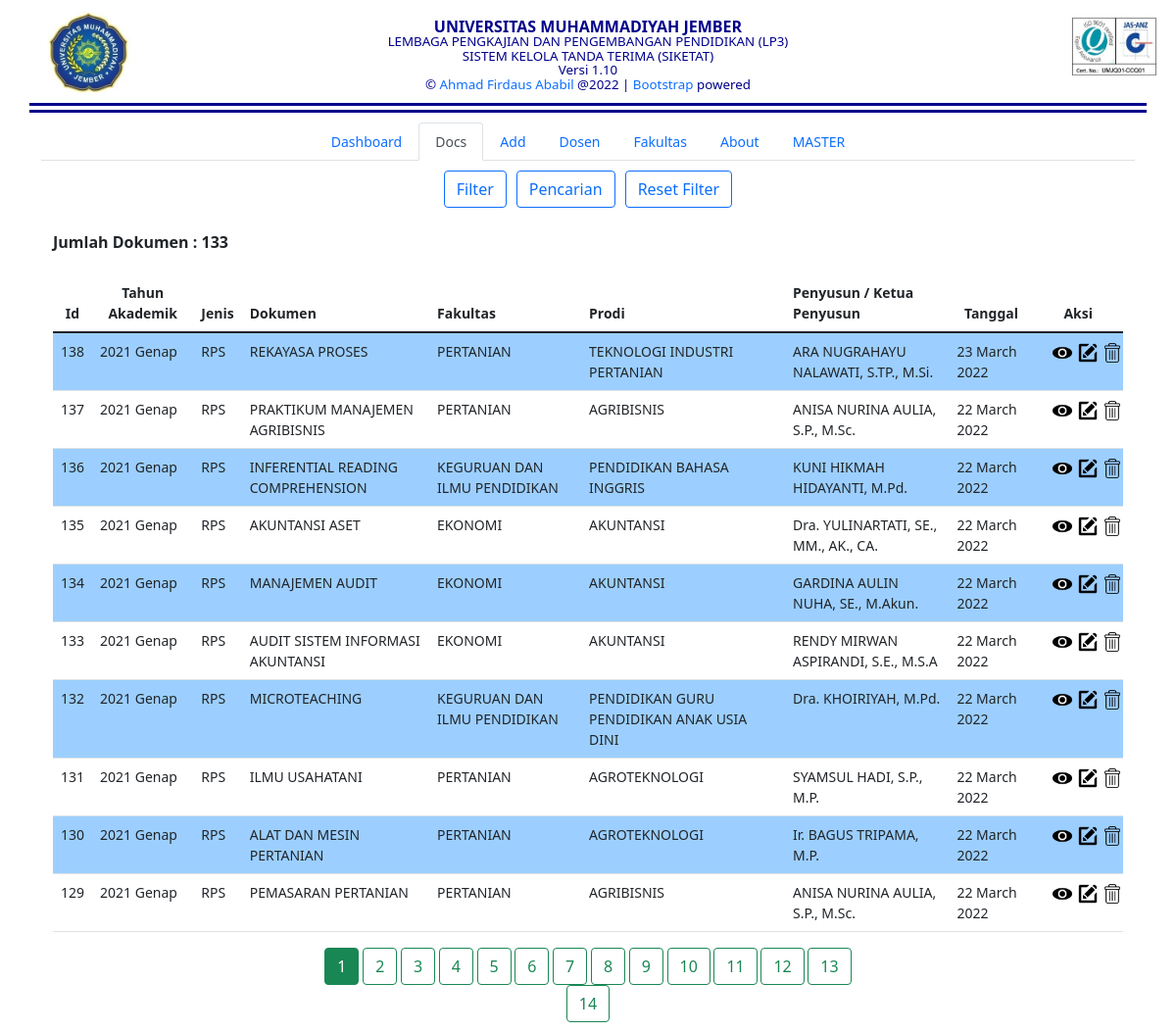
The page / on the database its author committed.
### tables this page shows
CREATE TABLE `dokumen` (
  `id` bigint(20) UNSIGNED NOT NULL,
  `jenis` tinyint(4) NOT NULL,
  `ta` tinyint(4) DEFAULT NULL,
  `modul` varchar(100) DEFAULT NULL,
  `fakultas` tinyint(4) NOT NULL,
  `prodi` smallint(6) NOT NULL,
  `mk` varchar(100) NOT NULL,
  `kode_mk` varchar(30) NOT NULL,
  `kode_dokumen` varchar(30) NOT NULL,
  `tanggal` varchar(10) NOT NULL
);

CREATE TABLE `ta` (
  `id_ta` tinyint(4) NOT NULL,
  `ta` varchar(30) NOT NULL
);

CREATE TABLE `jenis` (
  `id_jenis` tinyint(4) NOT NULL,
  `jenis` varchar(30) NOT NULL,
  `mkwu` tinyint(4) NOT NULL DEFAULT 0
);

CREATE TABLE `fakultas` (
  `id_fakultas` tinyint(4) NOT NULL,
  `fakultas` varchar(100) NOT NULL,
  `email` varchar(100) NOT NULL DEFAULT '-'
);

CREATE TABLE `prodi` (
  `id_prodi` smallint(6) NOT NULL,
  `id_fakultas` tinyint(4) NOT NULL,
  `prodi` varchar(100) NOT NULL,
  `email` varchar(100) NOT NULL DEFAULT '-',
  `primer` tinyint(4) NOT NULL DEFAULT 0,
  `nick` varchar(30) DEFAULT NULL
);

CREATE TABLE `dosen` (
  `id` smallint(6) UNSIGNED NOT NULL,
  `nama` varchar(100) NOT NULL,
  `npk` varchar(30) DEFAULT NULL
);

### list/index.php (the view, shortened to what this page needs)
<?php
require_once('master.php');
$sql = "SELECT dokumen.tanggal, dokumen.id, ta.ta, jenis.jenis, fakultas.fakultas, prodi.prodi, dokumen.mk from dokumen join jenis on dokumen.jenis = jenis.id_jenis join fakultas on dokumen.fakultas = fakultas.id_fakultas join prodi on dokumen.prodi = prodi.id_prodi join ta on dokumen.ta = ta.id_ta ORDER BY dokumen.id DESC";
$query = $con->query($sql);
?>
<div class="filtersearch nav justify-content-center">
	<a href="#" id="filter-bt" class="filtersearchbtn btn btn-outline-primary" onclick="secshow('filtersec', 'filter-bt')">Filter</a>
	<a href="#" id="search-bt" class="filtersearchbtn btn btn-outline-primary" onclick="secshow('searchsec', 'search-bt')">Pencarian</a>
	<a href="#" id="rest-bt" class="filtersearchbtn btn btn-outline-primary" onclick="backFunc()">Reset Filter</a>
	</div>
<?php
if($query->num_rows == 0) {
	echo "Tidak ada data untuk ditampilkan.";
}
else {
	?>
	<div class="container">
		<br/><h2>Jumlah Dokumen : <?php echo $query->num_rows; ?></h2><br/>
	<table id="tabel-dokumen" class="table table-striped table-hover" cellpadding="5" cellspacing="0">
	<thead>
	<th class="table-sort text-center" onclick="sortTable('tabel-dokumen',0)">Id</th>
	<th class="table-sort text-center" onclick="sortTable('tabel-dokumen',1)">Tahun Akademik</th>
	<th class="table-sort text-center" onclick="sortTable('tabel-dokumen',2)">Jenis</th>
	<th class="table-sort" onclick="sortTable('tabel-dokumen',3)">Dokumen</th>
	<th class="table-sort" onclick="sortTable('tabel-dokumen',4)">Fakultas</th>
	<th class="table-sort" onclick="sortTable('tabel-dokumen',5)">Prodi</th>
	<th class="table-sort" onclick="sortTable('tabel-dokumen',6)">Penyusun / Ketua Penyusun</th>
	<th class="table-sort text-center">Tanggal</th>
	<th class="text-center">Aksi</th>
	</thead>
	<tbody>
	<?php if(mysqli_num_rows($query)>0) { ?>
		<?php
		while ($data = mysqli_fetch_array($query)) {
			$xTgl = date_create($data['tanggal']);
			$yTgl = date_format($xTgl, 'Y-m-d h:i:sA');
			$tgl = strftime('%e %B %Y', strtotime($yTgl));
			$penyusunQuery = "SELECT penyusun.id, dosen.nama FROM penyusun join dosen on penyusun.id_dosen = dosen.id where id_dokumen = ".$data['id']." limit 1";
			$penyusun = $con->query($penyusunQuery)->fetch_assoc();
			?>
			<tr>
			<td><?php echo $data["id"];?></td>
			<td><?php echo $data["ta"];?></td>
			<td><?php echo $data["jenis"];?></td>
			<td><?php echo $data["mk"];?></td>
			<td><?php echo $data["fakultas"];?></td>
			<td><?php echo $data["prodi"];?></td>
			<td><?php echo $penyusun['nama'];?></td>
			<td><?php echo $tgl;?></td>
			<td>
			<div id="aksi" class="container">
			<div class="row">
			<div class="col-sm-4 col-md-4 col-lg-4 col-xl-4">
			<a target="_self" class="aksi" href="preview/?id=<?php echo $data['id']; ?>&mk=<?php echo $data['mk']; ?>&author=<?php echo $penyusun['nama']; ?>"><img src="assets/show.png"></a>
			</div>
			<div class="col-sm-4 col-md-4 col-lg-4 col-xl-4">
			<a target="_self" class="aksi" href="edit/?act=dokumen&id=<?php echo $data['id']; ?>"><img src="assets/edit.png"></a>
			</div>
			<div class="col-sm-4 col-md-4 col-lg-4 col-xl-4">
			<a target="_self" class="aksi" href="#" onclick="delet(<?php echo $data['id']; ?>)"><img src="assets/delete.png"></a>
			</div>
			</div>
			</div>
			</td>
			</tr>
			<?php }
		} ?>
		</tbody>
		</table>
	</div>
		<?php
	}
	?>

### assets/lp3-main.css (style rules this page uses)
body { margin-top: 10px; margin-bottom: 10px; }
img { width: 20px; }
h2 { font-size: 12pt; font-weight: bold; line-height: 0.5; }
.filtersearch { width: 100%; margin: 10px 0px 10px 0px; }
.filtersearchbtn { margin: 0px 5px 0px 5px; }

### assets/dashboard.css (style rules this page uses)
body { font-size: .875rem; }

### rows shown on the page
dokumen: id "138", ta.ta "2021 Genap", jenis.jenis "RPS", mk "REKAYASA PROSES", fakultas.fakultas "PERTANIAN", prodi.prodi "TEKNOLOGI INDUSTRI PERTANIAN", dosen.nama "ARA NUGRAHAYU NALAWATI, S.TP., M.Si.", tanggal "23 March 2022"
dokumen: id "137", ta.ta "2021 Genap", jenis.jenis "RPS", mk "PRAKTIKUM MANAJEMEN AGRIBISNIS", fakultas.fakultas "PERTANIAN", prodi.prodi "AGRIBISNIS", dosen.nama "ANISA NURINA AULIA, S.P., M.Sc.", tanggal "22 March 2022"
dokumen: id "136", ta.ta "2021 Genap", jenis.jenis "RPS", mk "INFERENTIAL READING COMPREHENSION", fakultas.fakultas "KEGURUAN DAN ILMU PENDIDIKAN", prodi.prodi "PENDIDIKAN BAHASA INGGRIS", dosen.nama "KUNI HIKMAH HIDAYANTI, M.Pd.", tanggal "22 March 2022"
dokumen: id "135", ta.ta "2021 Genap", jenis.jenis "RPS", mk "AKUNTANSI ASET", fakultas.fakultas "EKONOMI", prodi.prodi "AKUNTANSI", dosen.nama "Dra. YULINARTATI, SE., MM., AK., CA.", tanggal "22 March 2022"
dokumen: id "134", ta.ta "2021 Genap", jenis.jenis "RPS", mk "MANAJEMEN AUDIT", fakultas.fakultas "EKONOMI", prodi.prodi "AKUNTANSI", dosen.nama "GARDINA AULIN NUHA, SE., M.Akun.", tanggal "22 March 2022"
dokumen: id "133", ta.ta "2021 Genap", jenis.jenis "RPS", mk "AUDIT SISTEM INFORMASI AKUNTANSI", fakultas.fakultas "EKONOMI", prodi.prodi "AKUNTANSI", dosen.nama "RENDY MIRWAN ASPIRANDI, S.E., M.S.A", tanggal "22 March 2022"
dokumen: id "132", ta.ta "2021 Genap", jenis.jenis "RPS", mk "MICROTEACHING", fakultas.fakultas "KEGURUAN DAN ILMU PENDIDIKAN", prodi.prodi "PENDIDIKAN GURU PENDIDIKAN ANAK USIA DINI", dosen.nama "Dra. KHOIRIYAH, M.Pd.", tanggal "22 March 2022"
dokumen: id "131", ta.ta "2021 Genap", jenis.jenis "RPS", mk "ILMU USAHATANI", fakultas.fakultas "PERTANIAN", prodi.prodi "AGROTEKNOLOGI", dosen.nama "SYAMSUL HADI, S.P., M.P.", tanggal "22 March 2022"
dokumen: id "130", ta.ta "2021 Genap", jenis.jenis "RPS", mk "ALAT DAN MESIN PERTANIAN", fakultas.fakultas "PERTANIAN", prodi.prodi "AGROTEKNOLOGI", dosen.nama "Ir. BAGUS TRIPAMA, M.P.", tanggal "22 March 2022"
dokumen: id "129", ta.ta "2021 Genap", jenis.jenis "RPS", mk "PEMASARAN PERTANIAN", fakultas.fakultas "PERTANIAN", prodi.prodi "AGRIBISNIS", dosen.nama "ANISA NURINA AULIA, S.P., M.Sc.", tanggal "22 March 2022"

### other values the page prints
$appver "1.10"
$rights "2022"
$query->num_rows "133"
